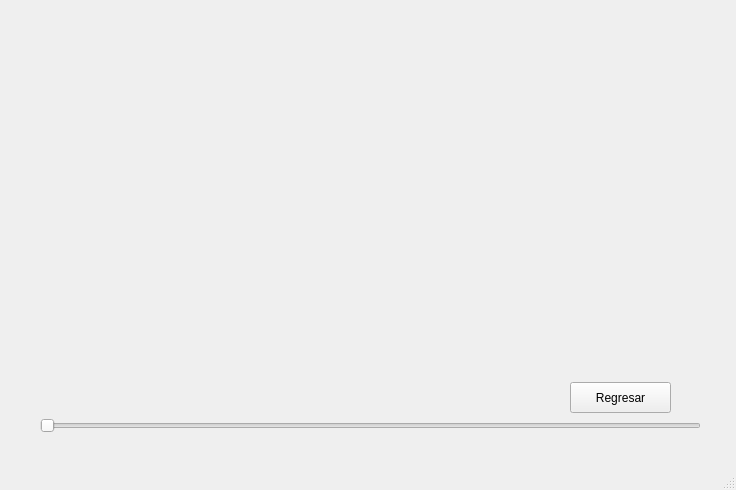
<?xml version="1.0" encoding="UTF-8"?>
<ui version="4.0">
 <class>MainWindow</class>
 <widget class="QMainWindow" name="MainWindow">
  <property name="geometry">
   <rect>
    <x>0</x>
    <y>0</y>
    <width>736</width>
    <height>490</height>
   </rect>
  </property>
  <property name="windowTitle">
   <string>MainWindow</string>
  </property>
  <widget class="QWidget" name="centralwidget">
   <widget class="QSlider" name="slider">
    <property name="geometry">
     <rect>
      <x>40</x>
      <y>410</y>
      <width>661</width>
      <height>31</height>
     </rect>
    </property>
    <property name="orientation">
     <enum>Qt::Horizontal</enum>
    </property>
   </widget>
   <widget class="QLabel" name="img">
    <property name="geometry">
     <rect>
      <x>10</x>
      <y>10</y>
      <width>721</width>
      <height>351</height>
     </rect>
    </property>
    <property name="text">
     <string/>
    </property>
   </widget>
   <widget class="QPushButton" name="Exit_button">
    <property name="geometry">
     <rect>
      <x>570</x>
      <y>382</y>
      <width>101</width>
      <height>31</height>
     </rect>
    </property>
    <property name="text">
     <string>Regresar</string>
    </property>
   </widget>
  </widget>
  <widget class="QMenuBar" name="menubar">
   <property name="geometry">
    <rect>
     <x>0</x>
     <y>0</y>
     <width>736</width>
     <height>21</height>
    </rect>
   </property>
  </widget>
  <widget class="QStatusBar" name="statusbar"/>
 </widget>
 <resources/>
 <connections/>
</ui>
